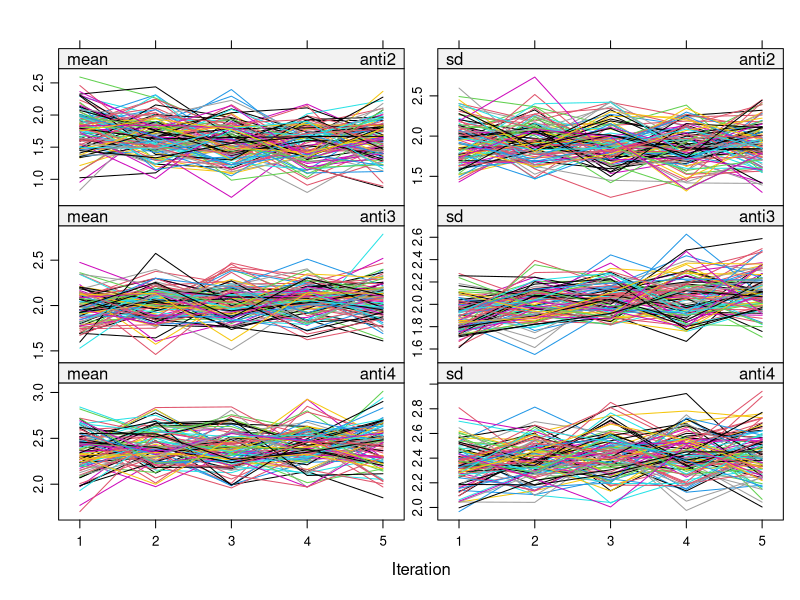
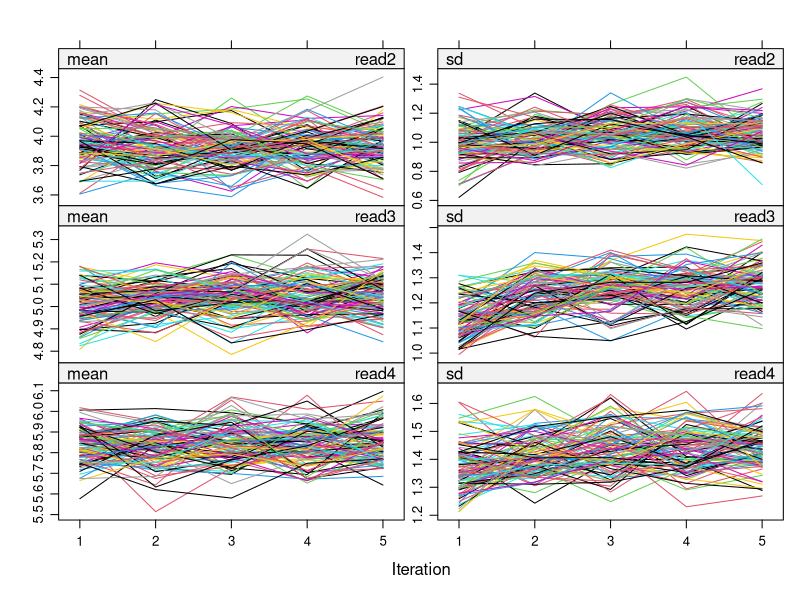
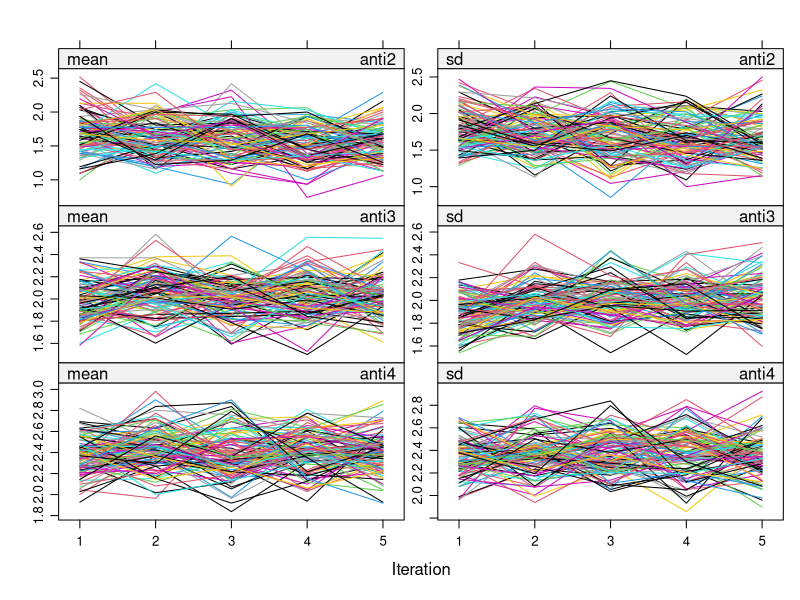
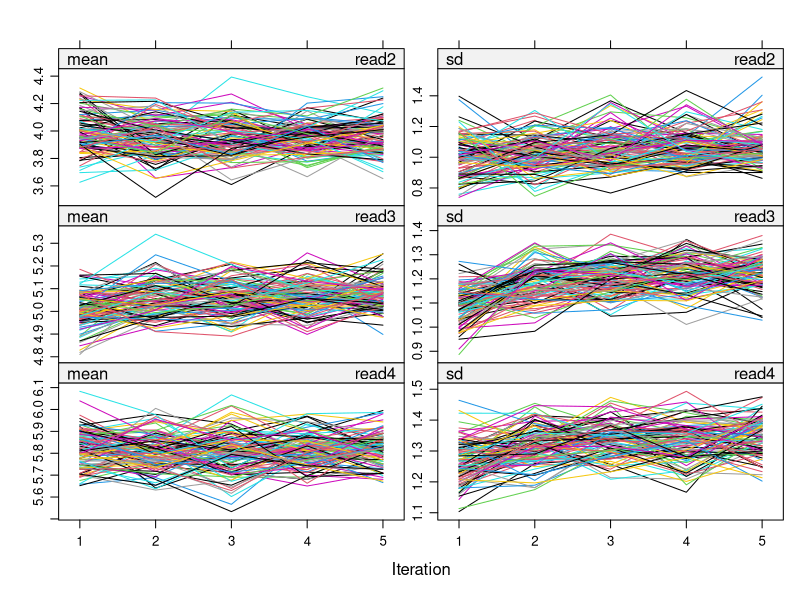

The R script that drew these images, in order:
## ---- chunk 1
knitr::opts_chunk$set(echo = TRUE)

### Import libraries
# install.packages("tidyverse", "mice", "skimr", "lavaan", "semTools", "kableExtra")
library(tidyverse)
library(skimr)
library(mice)
library(lavaan)
library(semTools)
library(kableExtra)

### Load data
antisoc_data <- read_csv("antisocial.csv", na = "-9")
## ---- chunk 2
### Look at data
skim(antisoc_data)

### Look at the default settings
imp <- mice(antisoc_data,  m = 1, print = F)

### imputation methods
imp_meth <- imp$meth
imp_meth

### Reset imputation method from predictive mean matching to norm
imp_meth[ c('anti2', 'anti3', 'anti4','read2', 'read3','read4')] <- "norm"
imp_meth

### predictor matrix
imp$pred

### Set variables that are not used in imputation step to zero (in imputation matrix)
imp_pred <- imp$pred
imp_pred[ ,c("antigen")] <- 0 
imp_pred

### Set number of imputation 
m <- 100

### Set number of iteration
iteration <- 5
# iteration <- 10

### Multiple Imputation: Imputation step
imputation <- mice(antisoc_data, # Dataset
            m = m, # number of generated imputed datasets
            meth = imp_meth, # imputation method used
            pred = imp_pred, # predictor variables used to impute missing data
            maxit = iteration, # the number of total iterations (number of burn-ins+ 1)
            seed = 29042,
            print = F)

### Look at the imputed datasets
complete(imputation, "long")
## ---- chunk 3
### Plot
# pdf("mice_trace_plot_Butovens.pdf")
plot(imputation)
# dev.off()
## ---- chunk 4
# Robust FIML (MLR) was used in the analysis step to mitigate the impact of nonnormality

### APA style table of results
table <- data.frame(variable = c("anti1", "homecog", "homeemo", "male"),
                    Estimate = c(-0.152, 0.158, 0.131, 0.000),
                    SE = c(0.058, 0.053, 0.053, 0.054),
                    z_score = c(-2.644, 2.988, 2.462, 0.003),
                    p_Value = c(0.008, 0.003, 0.014, 0.997)
                    )

### Create table
table %>% 
  kbl(caption = "Summary table of MI results") %>% 
  kable_classic(full_width = F, html_font = "Cambria")
## ---- chunk 5
# Robust FIML (MLR) was used in the analysis step to mitigate the impact of nonnormality

### Multiple Imputation: Analysis step
imputation_nnorm <- mice(antisoc_data, 
                         m = m,
                         maxit = iteration, # the number of total iterations (number of burn-ins+ 1)
                         seed = 29042,
                         print = F)

plot(imputation_nnorm)

# Regression coefficient for each imputed dataset
fit <- with(data = imputation_nnorm, expr =  lm(read4 ~ anti1 + homecog + homeemo + male))

### Step-3: Pool the results
pool_fit <- pool(fit)
summary(pool_fit)
pool_fit
